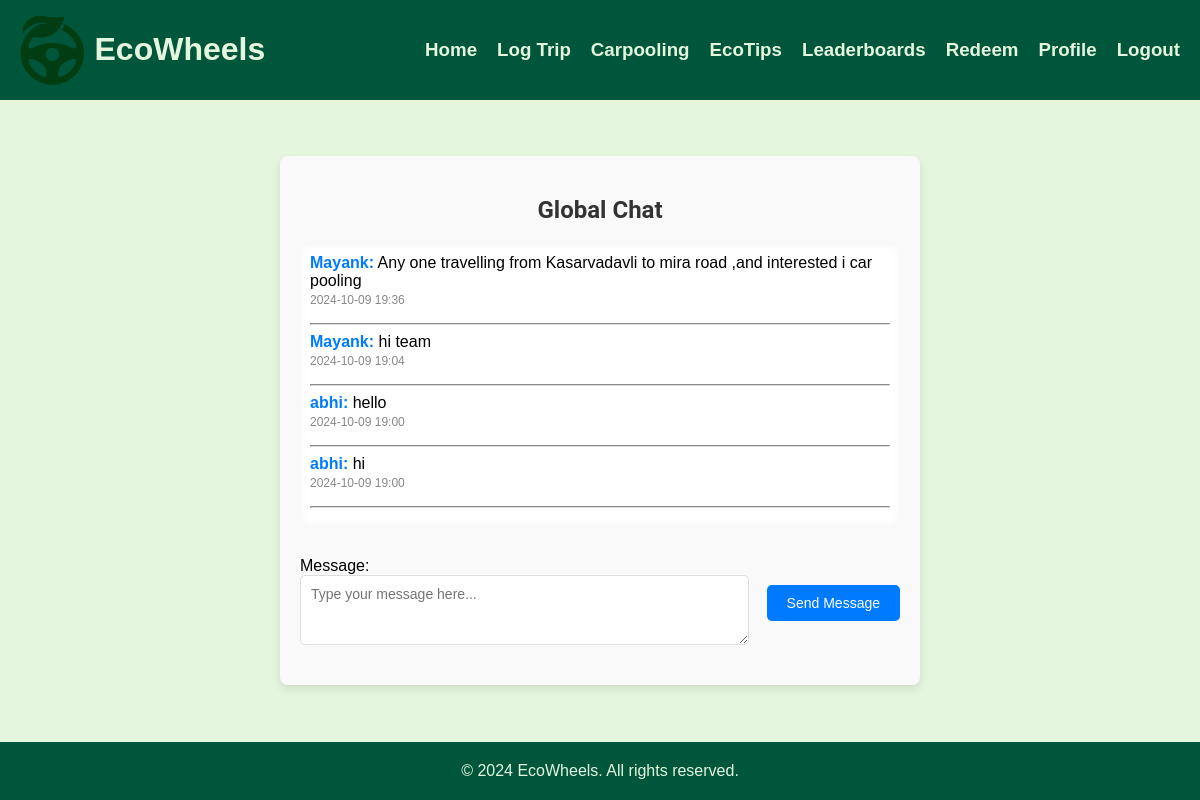
The page /carpooling-chat/ (signed in) on the database as committed earlier.
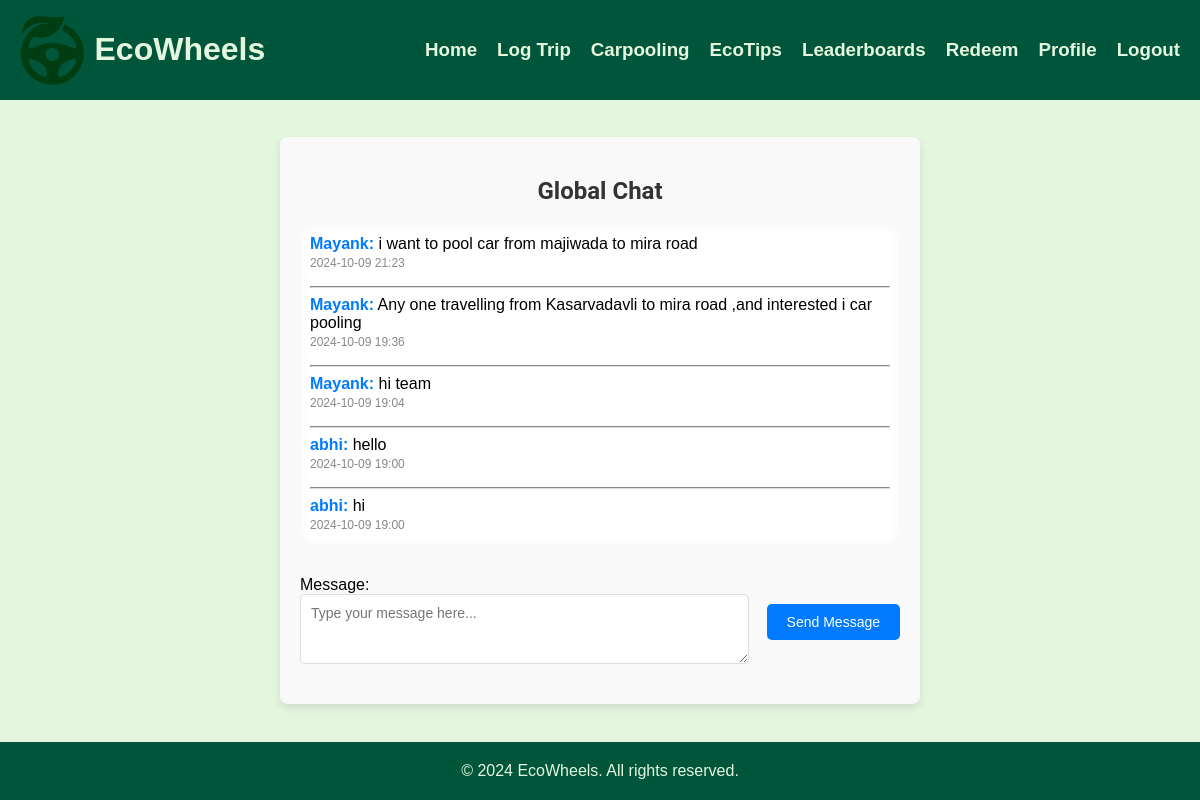
The same page on the database as committed later.
### main/models.py (models this page shows, shortened)
class ChatMessage(models.Model):
    user = models.ForeignKey(User, on_delete=models.CASCADE)
    message = models.TextField()
    timestamp = models.DateTimeField(auto_now_add=True)

### main/views.py (the view)
# urls.py: path('carpooling-chat/', mviews.carpooling_chat, name='carpooling_chat'),
@login_required
def carpooling_chat(request):
    if request.method == 'POST':
        form = ChatForm(request.POST)
        if form.is_valid():
            message = form.cleaned_data['message']
            ChatMessage.objects.create(user=request.user, message=message)
            return redirect('carpooling_chat')  # Reload the page to show the new message
    else:
        form = ChatForm()
    messages = ChatMessage.objects.order_by('-timestamp')  # Show newest messages first
    context = {
        'form': form,
        'messages': messages
    }
    return render(request, 'main/carpooling.html', context)

### main/forms.py
class ChatForm(forms.Form):
    message = forms.CharField(widget=forms.Textarea(attrs={'rows': 3, 'placeholder': 'Type your message here...'}))

### templates/main/carpooling.html (shortened to what this page needs)
{% extends 'main/base.html' %}
{% load static %}
{% block content %}
<div class="chat-container">
    <h2>Global Chat</h2>
    <div class="chat-messages">
        {% for message in messages %}
        <div class="chat-message">
            <strong>{{ message.user.username }}:</strong> {{ message.message }}
            <br><small>{{ message.timestamp|date:"Y-m-d H:i" }}</small>
        </div>
        <hr style="border-color: #ddd;">
        {% endfor %}
    </div>
    <form method="post">
        {{ form.as_p }}
        <button type="submit" class="btn">Send Message</button>
    </form>
</div>
{% endblock %}

Rows that differ between the two databases and show on the page:
added ChatMessage: user.username "Mayank", message "i want to pool car from majiwada to mira road", timestamp "2024-10-09 21:23"
